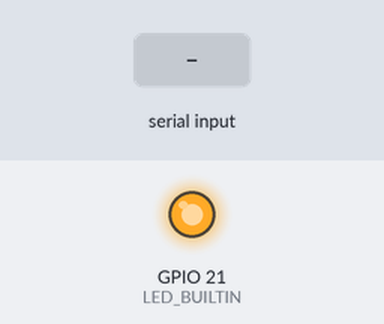
A sketch run on a simulated Seeed XIAO ESP32-S3. On the bench: output pins drawn as LEDs (lit = HIGH). The test bench sets the inputs (shaded band).

Above: at 1.2 s.
1.3 s: "90,45\n" received over Serial
At 1.6 s:
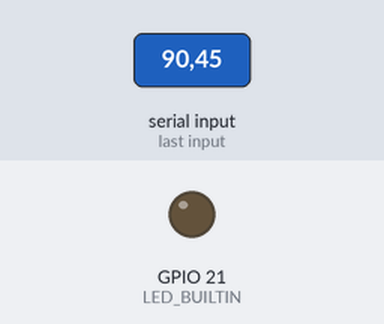
Timing chart, 0 to 10.3 s (numbered marks = the images above; inputs shaded):
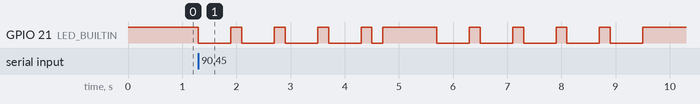

Measured:
- after the input at 1.3 s, GPIO 21 (LED_BUILTIN): goes 4 × (LOW 0.60 s, HIGH 0.20 s), LOW 0.20 s, HIGH 1.0 s, 4 × (LOW 0.60 s, HIGH 0.20 s), LOW 0.60 s, then HIGH, starting at once

The sketch:

led_morse.ino
```cpp
// Xiao esp32s3 has a built-in LED but with LOW = ON and HIGH = OFF
#define LOW 1
#define HIGH 0

// morse code for A-Z and 0-9
const char* morseTable[36] = {
    ".-", "-...", "-.-.", "-..", ".", "..-.", "--.", "....", "..", ".---", // A-J
    "-.-", ".-..", "--", "-.", "---", ".--.", "--.-", ".-.", "...", "-",  // K-T
    "..-", "...-", ".--", "-..-", "-.--", "--..",                        // U-Z
    "-----", ".----", "..---", "...--", "....-", ".....", "-....", "--...", "---..", "----." // 0-9
};

void setup() {
    pinMode(LED_BUILTIN, OUTPUT);
    digitalWrite(LED_BUILTIN, LOW);
    Serial.begin(115200);
}

void loop() {
    if (Serial.available() > 0) {
        char input = Serial.read();
        if (isAlphaNumeric(input)) {
            displayMorse(input);
        }
    }
    digitalWrite(LED_BUILTIN, LOW);
}

void displayMorse(char c) {
    c = toupper(c); // convert to uppercase
    int index = -1;

    if (c >= 'A' && c <= 'Z') {
        index = c - 'A';
    } else if (c >= '0' && c <= '9') {
        index = c - '0' + 26;
    }

    if (index != -1) {
        const char* morseCode = morseTable[index];
        for (int i = 0; morseCode[i] != '\0'; i++) {
            if (morseCode[i] == '.') {
                blinkLED(200); // short blink
            } else if (morseCode[i] == '-') {
                blinkLED(600); // long blink
            }
            delay(200); // dot or dash interval
        }
        delay(800); // character interval
    }
}

void blinkLED(int duration) {
    digitalWrite(LED_BUILTIN, HIGH);
    delay(duration);
    digitalWrite(LED_BUILTIN, LOW);
}
```
